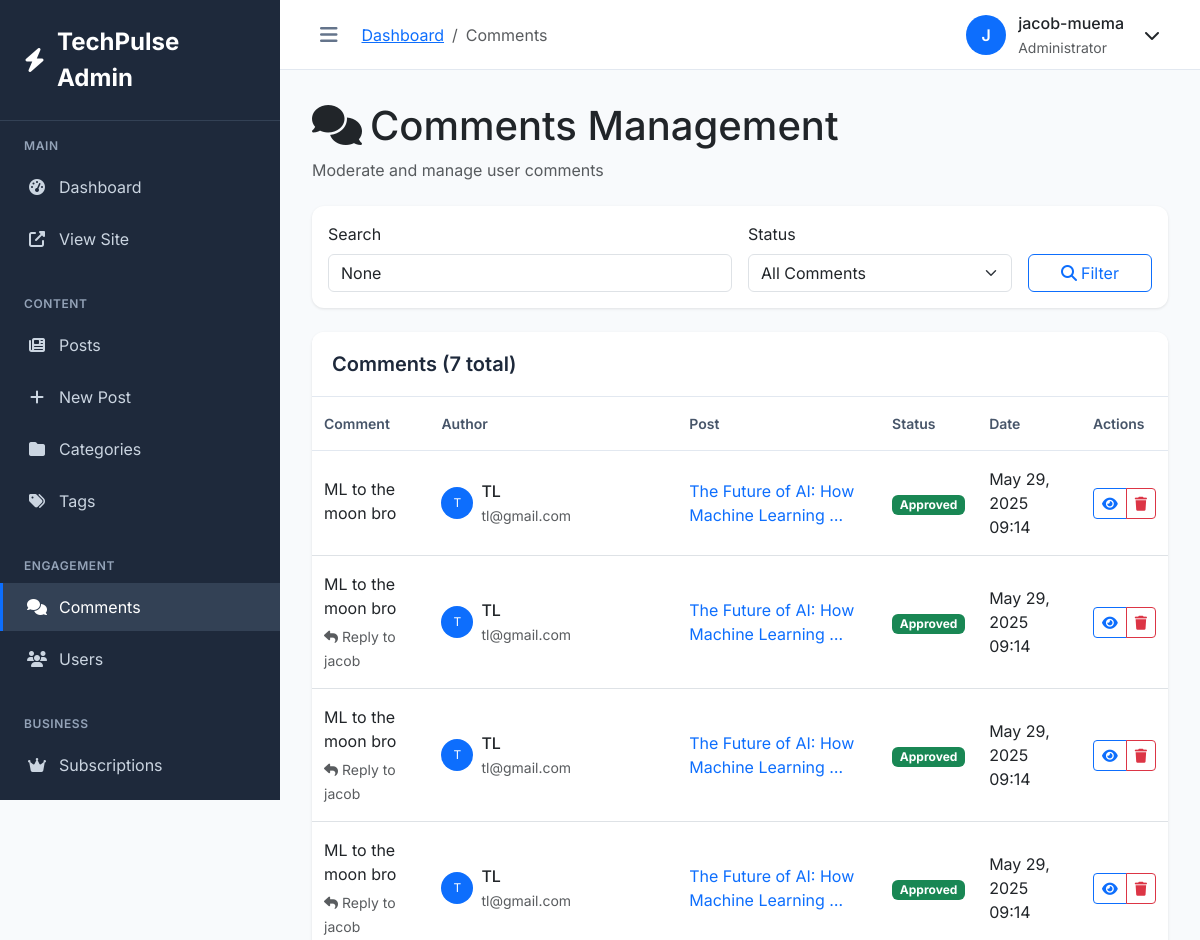
/dashboard/comments/ (signed in, upper part), run on an earlier commit of the app's database.
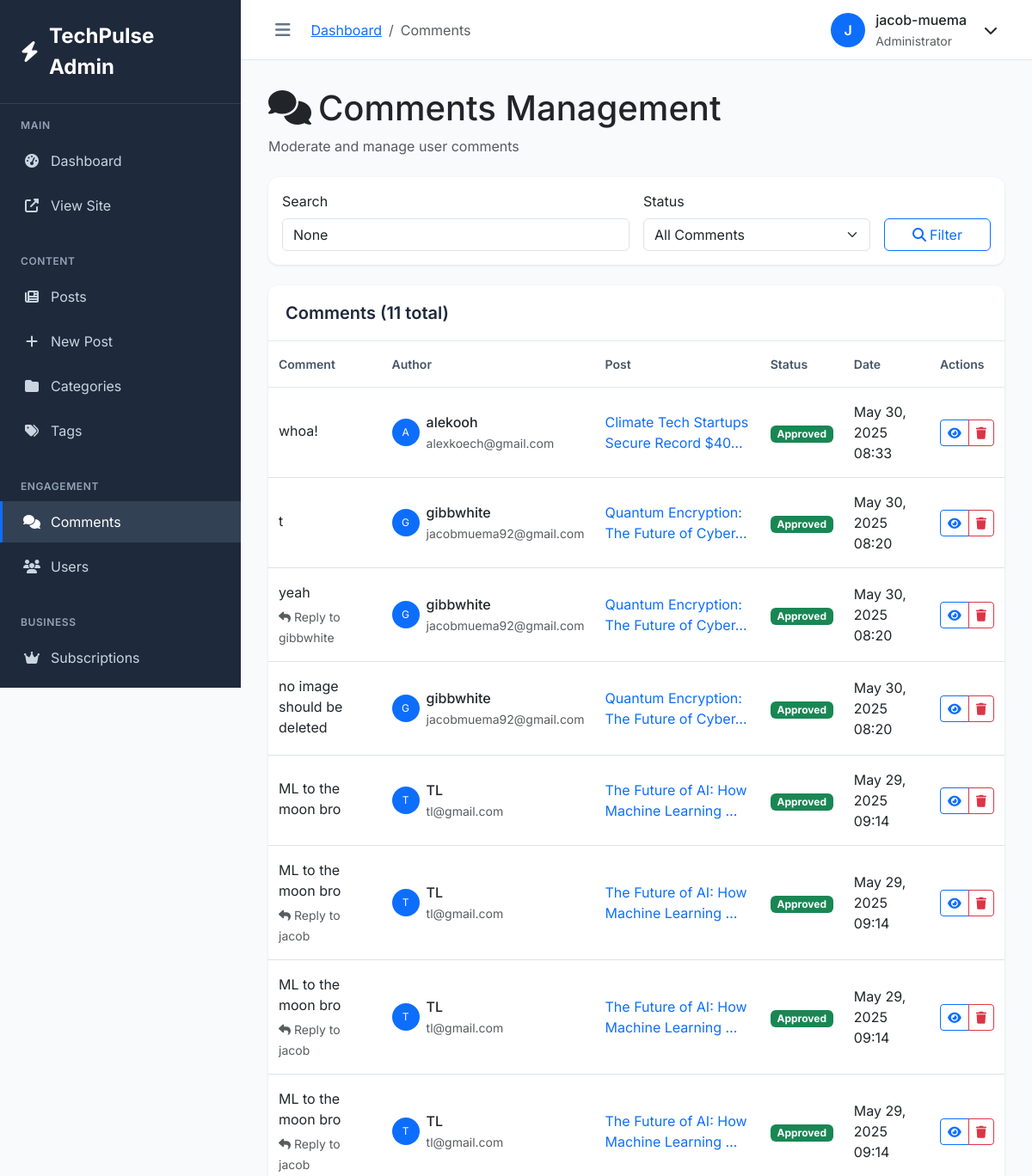
And on a later commit of the database.
### blog/models.py (models this page shows, shortened)
class Comment(models.Model):
    post = models.ForeignKey(Post, on_delete=models.CASCADE, related_name='comments')
    author = models.ForeignKey(User, on_delete=models.CASCADE)
    content = models.TextField()
    created_at = models.DateTimeField(auto_now_add=True)
    updated_at = models.DateTimeField(auto_now=True)
    is_approved = models.BooleanField(default=True)
    parent = models.ForeignKey('self', on_delete=models.CASCADE, null=True, blank=True, related_name='replies')
    class Meta:
        ordering = ['created_at']

class Post(models.Model):
    STATUS_CHOICES = [
        ('draft', 'Draft'),
        ('published', 'Published'),
    ]
    title = models.CharField(max_length=200)
    slug = models.SlugField(max_length=200, unique=True, blank=True)
    author = models.ForeignKey(User, on_delete=models.CASCADE, related_name='posts')
    content = models.TextField()
    excerpt = models.TextField(max_length=300, blank=True)
    category = models.ForeignKey(Category, on_delete=models.SET_NULL, null=True, blank=True, related_name='posts')
    tags = models.ManyToManyField(Tag, blank=True, related_name='posts')
    featured_image_url = models.URLField(blank=True, null=True, help_text='URL of the featured image')
    status = models.CharField(max_length=10, choices=STATUS_CHOICES, default='published')
    is_featured = models.BooleanField(default=False, help_text='Mark as featured article')
    is_breaking = models.BooleanField(default=False, help_text='Mark as breaking news')
    read_time = models.PositiveIntegerField(default=5, help_text='Estimated read time in minutes')
    created_at = models.DateTimeField(auto_now_add=True)
    updated_at = models.DateTimeField(auto_now=True)
    published_at = models.DateTimeField(null=True, blank=True)
    views = models.PositiveIntegerField(default=0)
    class Meta:
        ordering = ['-created_at']
    def get_absolute_url(self):
        return reverse('blog:post_detail', kwargs={'slug': self.slug})

### admin_dashboard/views.py (the view)
# urls.py: path('comments/', views.comments_list, name='comments'),
@login_required
@user_passes_test(is_admin)
def comments_list(request):
    comments = Comment.objects.select_related('author', 'post').order_by('-created_at')
    status_filter = request.GET.get('status')
    if status_filter == 'pending':
        comments = comments.filter(is_approved=False)
    elif status_filter == 'approved':
        comments = comments.filter(is_approved=True)
    search_query = request.GET.get('search')
    if search_query:
        comments = comments.filter(
            Q(content__icontains=search_query) |
            Q(author__username__icontains=search_query) |
            Q(post__title__icontains=search_query)
        )
    paginator = Paginator(comments, 20)
    page_number = request.GET.get('page')
    page_obj = paginator.get_page(page_number)
    context = {
        'page_obj': page_obj,
        'search_query': search_query,
        'status_filter': status_filter,
    }
    return render(request, 'admin/comments_list.html', context)

### templates/admin/comments_list.html (shortened to what this page needs)
{% extends 'admin/base_admin.html' %}
{% load humanize %}
{% block breadcrumb_items %}
<li class="breadcrumb-item active">Comments</li>
{% endblock %}
{% block content %}
<div class="d-flex justify-content-between align-items-center mb-4">
    <div>
        <h1><i class="fas fa-comments me-2"></i>Comments Management</h1>
        <p class="text-muted mb-0">Moderate and manage user comments</p>
    </div>
</div>
<div class="card mb-4">
    <div class="card-body">
        <form method="GET" class="row g-3">
            <div class="col-md-6">
                <label class="form-label">Search</label>
                <input type="text" name="search" class="form-control" placeholder="Search comments..." value="{{ search_query }}">
            </div>
            <div class="col-md-4">
                <label class="form-label">Status</label>
                <select name="status" class="form-select">
                    <option value="">All Comments</option>
                </select>
            </div>
            <div class="col-md-2">
                <label class="form-label">&nbsp;</label>
                <div class="d-grid">
                    <button type="submit" class="btn btn-outline-primary">
                        <i class="fas fa-search me-1"></i>Filter
                    </button>
                </div>
            </div>
        </form>
    </div>
</div>
<div class="card">
    <div class="card-header">
        <h5 class="card-title mb-0">
            Comments ({{ page_obj.paginator.count }} total)
        </h5>
    </div>
    <div class="card-body p-0">
        <div class="table-responsive">
            <table class="table table-hover mb-0">
                <thead>
                    <tr>
                        <th>Comment</th>
                        <th>Author</th>
                        <th>Post</th>
                        <th>Status</th>
                        <th>Date</th>
                        <th>Actions</th>
                    </tr>
                </thead>
                <tbody>
                    {% for comment in page_obj %}
                    <tr>
                        <td>
                            <div class="comment-content">
                                <p class="mb-1">{{ comment.content|truncatechars:100 }}</p>
                                {% if comment.parent %}
                                <small class="text-muted">
                                    <i class="fas fa-reply me-1"></i>Reply to {{ comment.parent.author.username }}
                                </small>
                                {% endif %}
                            </div>
                        </td>
                        <td>
                            <div class="d-flex align-items-center">
                                {% if comment.author.profile.avatar_url %}
                                <img src="{{ comment.author.profile.avatar_url }}" class="rounded-circle me-2" width="32" height="32">
                                {% else %}
                                <div class="bg-primary rounded-circle me-2 d-flex align-items-center justify-content-center text-white" style="width: 32px; height: 32px; font-size: 12px;">
                                    {{ comment.author.username.0|upper }}
                                </div>
                                {% endif %}
                                <div>
                                    <div class="fw-medium">{{ comment.author.username }}</div>
                                    <small class="text-muted">{{ comment.author.email }}</small>
                                </div>
                            </div>
                        </td>
                        <td>
                            <a href="{{ comment.post.get_absolute_url }}" target="_blank" class="text-decoration-none">
                                {{ comment.post.title|truncatechars:40 }}
                            </a>
                        </td>
                        <td>
                            <span class="badge bg-{{ comment.is_approved|yesno:'success,warning' }}">
                                {{ comment.is_approved|yesno:'Approved,Pending' }}
                            </span>
                        </td>
                        <td>{{ comment.created_at|date:"M d, Y H:i" }}</td>
                        <td>
                            <div class="btn-group" role="group">
                                <a href="{{ comment.post.get_absolute_url }}#comment-{{ comment.id }}" class="btn btn-sm btn-outline-primary" target="_blank" title="View">
                                    <i class="fas fa-eye"></i>
                                </a>
                                <a href="{% url 'admin_dashboard:delete_comment' comment.id %}" class="btn btn-sm btn-outline-danger" title="Delete">
                                    <i class="fas fa-trash"></i>
                                </a>
                            </div>
                        </td>
                    </tr>
                    {% endfor %}
                </tbody>
            </table>
        </div>
    </div>
</div>
{% endblock %}

### templates/admin/base_admin.html (shortened to what this page needs)
<!DOCTYPE html>
<html lang="en">
<head>
    <link href="https://cdn.jsdelivr.net/npm/bootstrap@5.3.0/dist/css/bootstrap.min.css" rel="stylesheet">
    <link rel="stylesheet" href="https://cdnjs.cloudflare.com/ajax/libs/font-awesome/6.4.0/css/all.min.css">
</head>
<body>
    <nav class="sidebar" id="sidebar">
        <div class="sidebar-header">
            <a href="{% url 'admin_dashboard:dashboard' %}" class="sidebar-brand">
                <i class="fas fa-bolt"></i>
                TechPulse Admin
            </a>
        </div>
        <div class="sidebar-nav">
            <div class="nav-section">
                <div class="nav-section-title">Main</div>
                <div class="nav-item">
                    <a href="{% url 'admin_dashboard:dashboard' %}" class="nav-link {% if request.resolver_match.url_name == 'dashboard' %}active{% endif %}">
                        <i class="fas fa-tachometer-alt"></i>
                        Dashboard
                    </a>
                </div>
                <div class="nav-item">
                    <a href="{% url 'blog:home' %}" class="nav-link" target="_blank">
                        <i class="fas fa-external-link-alt"></i>
                        View Site
                    </a>
                </div>
            </div>
            <div class="nav-section">
                <div class="nav-section-title">Content</div>
                <div class="nav-item">
                    <a href="{% url 'admin_dashboard:posts' %}" class="nav-link {% if request.resolver_match.url_name == 'posts' %}active{% endif %}">
                        <i class="fas fa-newspaper"></i>
                        Posts
                    </a>
                </div>
                <div class="nav-item">
                    <a href="{% url 'admin_dashboard:create_post' %}" class="nav-link {% if request.resolver_match.url_name == 'create_post' %}active{% endif %}">
                        <i class="fas fa-plus"></i>
                        New Post
                    </a>
                </div>
                <div class="nav-item">
                    <a href="{% url 'admin_dashboard:categories' %}" class="nav-link {% if request.resolver_match.url_name == 'categories' %}active{% endif %}">
                        <i class="fas fa-folder"></i>
                        Categories
                    </a>
                </div>
                <div class="nav-item">
                    <a href="{% url 'admin_dashboard:tags' %}" class="nav-link {% if request.resolver_match.url_name == 'tags' %}active{% endif %}">
                        <i class="fas fa-tags"></i>
                        Tags
                    </a>
                </div>
            </div>
            <div class="nav-section">
                <div class="nav-section-title">Engagement</div>
                <div class="nav-item">
                    <a href="{% url 'admin_dashboard:comments' %}" class="nav-link {% if request.resolver_match.url_name == 'comments' %}active{% endif %}">
                        <i class="fas fa-comments"></i>
                        Comments
                    </a>
                </div>
                <div class="nav-item">
                    <a href="{% url 'admin_dashboard:users' %}" class="nav-link {% if request.resolver_match.url_name == 'users' %}active{% endif %}">
                        <i class="fas fa-users"></i>
                        Users
                    </a>
                </div>
            </div>
            <div class="nav-section">
                <div class="nav-section-title">Business</div>
                <div class="nav-item">
                    <a href="{% url 'admin_dashboard:subscriptions' %}" class="nav-link {% if request.resolver_match.url_name == 'subscriptions' %}active{% endif %}">
                        <i class="fas fa-crown"></i>
                        Subscriptions
                    </a>
                </div>
                <div class="nav-item">
                    <a href="{% url 'admin_dashboard:analytics' %}" class="nav-link {% if request.resolver_match.url_name == 'analytics' %}active{% endif %}">
                    </a>
                </div>
            </div>
        </div>
    </nav>
    <div class="main-content" id="mainContent">
        <header class="admin-header">
            <div class="header-left">
                <button class="sidebar-toggle" id="sidebarToggle">
                    <i class="fas fa-bars"></i>
                </button>
                <div class="breadcrumb-nav">
                    {% block breadcrumb %}
                    <nav aria-label="breadcrumb">
                        <ol class="breadcrumb mb-0">
                            <li class="breadcrumb-item"><a href="{% url 'admin_dashboard:dashboard' %}">Dashboard</a></li>
                            {% block breadcrumb_items %}{% endblock %}
                        </ol>
                    </nav>
                    {% endblock %}
                </div>
            </div>
            <div class="header-right">
                <div class="dropdown">
                    <div class="user-menu" data-bs-toggle="dropdown">
                        {% if user.profile.avatar_url %}
                        <img src="{{ user.profile.avatar_url }}" class="user-avatar" alt="{{ user.username }}">
                        {% else %}
                        <div class="user-avatar">
                            {{ user.first_name.0|default:user.username.0|upper }}
                        </div>
                        {% endif %}
                        <div class="user-info d-none d-md-block">
                            <div class="fw-medium">{{ user.get_full_name|default:user.username }}</div>
                            <small class="text-muted">Administrator</small>
                        </div>
                        <i class="fas fa-chevron-down ms-2"></i>
                    </div>
                </div>
            </div>
        </header>
        <div class="content-area">
            {% block content %}{% endblock %}
        </div>
    </div>
</body>
</html>

What changed in the data, as far as the page shows it:
added Comment: content "whoa!", author.username.0 "A", author.username "alekooh", author.email "alexkoech@gmail.com", post "Climate Tech Startups Secure Record $40…", is_approved "Approved", created_at "May 30, 2025 08:33"
added Comment: content "t", author.username.0 "G", author.username "gibbwhite", author.email "jacobmuema92@gmail.com", post "Quantum Encryption: The Future of Cyber…", is_approved "Approved", created_at "May 30, 2025 08:20"
added Comment: content "yeah", parent.author.username "gibbwhite", author.username.0 "G", author.username "gibbwhite", author.email "jacobmuema92@gmail.com", post "Quantum Encryption: The Future of Cyber…", is_approved "Approved", created_at "May 30, 2025 08:20"
added Comment: content "no image should be deleted", author.username.0 "G", author.username "gibbwhite", author.email "jacobmuema92@gmail.com", post "Quantum Encryption: The Future of Cyber…", is_approved "Approved", created_at "May 30, 2025 08:20"
Also different on the page:
{{ page_obj.paginator.count }}: "7" → "11"
